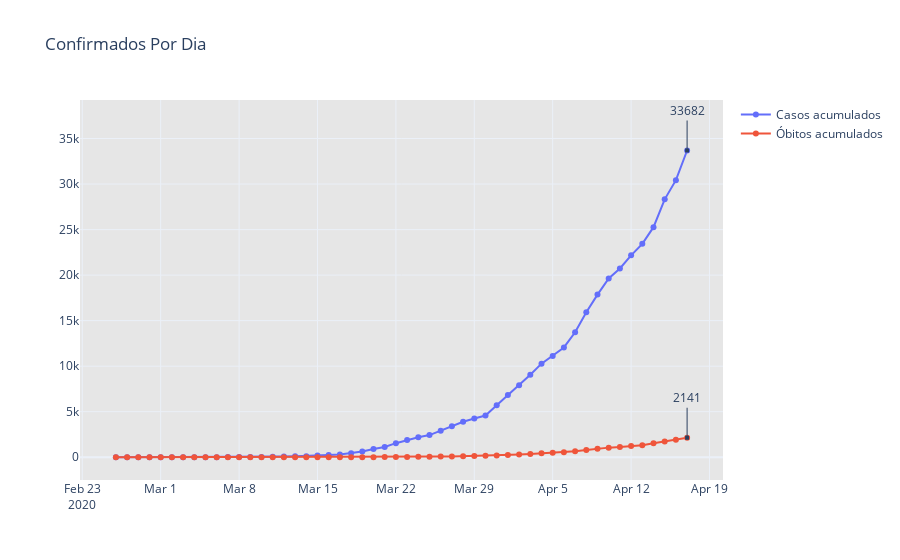

Source (notebook cell):
### Markdown cell above
# Gráficos Brasil

### Code cell
from datetime import datetime
now = datetime.now()
fig1 = go.Figure(
    [
        go.Scatter(x = casosTotal.data, y = casosTotal['casosAcumulados'], mode = 'markers+lines', name="Casos acumulados"),
        go.Scatter(x = mortesTotal.data, y = mortesTotal['obitosAcumulados'], mode = 'markers+lines', name="Óbitos acumulados"),
    ]
)
config = {'displayModeBar': True}
fig1.update_layout(title='Confirmados Por Dia',
                   plot_bgcolor='rgb(230, 230,230)',
                   showlegend=True, template="plotly_white",
annotations=[
        dict(
            x=str(now.year)+'-'+str(now.month)+'-'+str(now.day-1),
            y=casosTotal.casosAcumulados.max(),
            xref="x",
            yref="y",
            text=casosTotal.casosAcumulados.max(),
            showarrow=True,
            arrowhead=7,
            ax=0,
            ay=-40
        ),
        dict(
            x=str(now.year)+'-'+str(now.month)+'-'+str(now.day-1),
            y=mortesTotal.obitosAcumulados.max(),
            xref="x",
            yref="y",
            text=mortesTotal.obitosAcumulados.max(),
            showarrow=True,
            arrowhead=7,
            ax=0,
            ay=-40
        )]
)


fig1.show()
plotly.offline.plot(fig1, filename='HTML/AcumuladoBrasilDia.html', auto_open=False)

### Figure 1 — Plotly figure (JSON) as saved in the notebook; plotly's stock layout.template omitted (floating-point values rounded to 4 significant figures)
{"data": [{"mode": "markers+lines", "name": "Casos acumulados", "type": "scatter", "x": ["2020-02-26", "2020-02-27", "2020-02-28", "2020-02-29", "2020-03-01", "2020-03-02", "2020-03-03", "2020-03-04", "2020-03-05", "2020-03-06", "2020-03-07", "2020-03-09", "2020-03-08", "2020-03-10", "2020-03-11", "2020-03-12", "2020-03-13", "2020-03-14", "2020-03-15", "2020-03-16", "2020-03-17", "2020-03-18", "2020-03-19", "2020-03-20", "2020-03-21", "2020-03-22", "2020-03-23", "2020-03-24", "2020-03-25", "2020-03-26", "2020-03-27", "2020-03-28", "2020-03-29", "2020-03-30", "2020-03-31", "2020-04-01", "2020-04-02", "2020-04-03", "2020-04-04", "2020-04-05", "2020-04-06", "2020-04-07", "2020-04-08", "2020-04-09", "2020-04-10", "2020-04-11", "2020-04-12", "2020-04-13", "2020-04-14", "2020-04-15", "2020-04-16", "2020-04-17"], "y": [1, 1, 1, 2, 2, 2, 2, 3, 7, 13, 19, 25, 25, 34, 52, 77, 98, 121, 200, 234, 291, 428, 621, 904, 1128, 1546, 1891, 2201, 2433, 2915, 3417, 3903, 4256, 4579, 5717, 6834, 7910, 9056, 10278, 11130, 12056, 13717, 15927, 17857, 19638, 20727, 22169, 23430, 25262, 28320, 30425, 33682]}, {"mode": "markers+lines", "name": "Óbitos acumulados", "type": "scatter", "x": ["2020-02-26", "2020-02-27", "2020-02-28", "2020-02-29", "2020-03-01", "2020-03-02", "2020-03-03", "2020-03-04", "2020-03-05", "2020-03-07", "2020-03-08", "2020-03-10", "2020-03-11", "2020-03-12", "2020-03-13", "2020-03-14", "2020-03-15", "2020-03-16", "2020-03-06", "2020-03-09", "2020-03-17", "2020-03-18", "2020-03-19", "2020-03-20", "2020-03-21", "2020-03-22", "2020-03-23", "2020-03-24", "2020-03-25", "2020-03-26", "2020-03-27", "2020-03-28", "2020-03-29", "2020-03-30", "2020-03-31", "2020-04-01", "2020-04-02", "2020-04-03", "2020-04-04", "2020-04-05", "2020-04-06", "2020-04-07", "2020-04-08", "2020-04-09", "2020-04-10", "2020-04-11", "2020-04-12", "2020-04-13", "2020-04-14", "2020-04-15", "2020-04-16", "2020-04-17"], "y": [0, 0, 0, 0, 0, 0, 0, 0, 0, 0, 0, 0, 0, 0, 0, 0, 0, 0, 0, 0, 1, 4, 6, 11, 18, 25, 34, 46, 57, 77, 92, 114, 136, 159, 201, 241, 299, 359, 432, 486, 553, 667, 800, 941, 1056, 1124, 1223, 1328, 1532, 1736, 1924, 2141]}], "layout": {"annotations": [{"arrowhead": 7, "ax": 0, "ay": -40, "showarrow": true, "text": "33682", "x": "2020-4-17", "xref": "x", "y": 33682, "yref": "y"}, {"arrowhead": 7, "ax": 0, "ay": -40, "showarrow": true, "text": "2141", "x": "2020-4-17", "xref": "x", "y": 2141, "yref": "y"}], "plot_bgcolor": "rgb(230, 230,230)", "showlegend": true, "title": {"text": "Confirmados Por Dia"}}}
